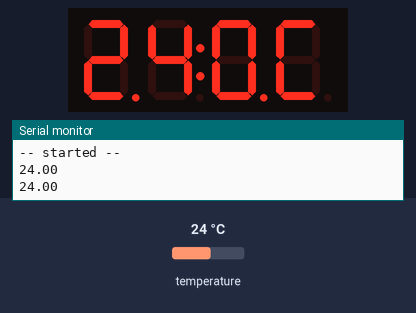
Bench run of a program on a simulated ESP8266 (Wemos D1 mini). On the bench: 4-digit seven-segment display, the last lines printed to the serial monitor. The inputs (shaded band) are chosen by the test bench; at power-on: temperature 24 °C.

Above: at 4.8 s.
4.9 s: temperature set to 12 °C
At 7.5 s:
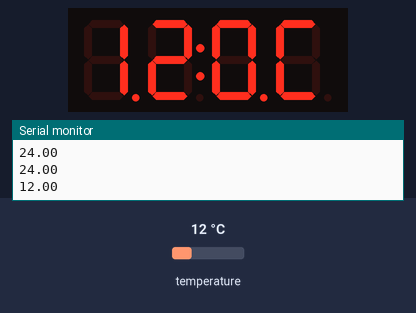
7.9 s: temperature set to 19 °C
At 9.1 s:
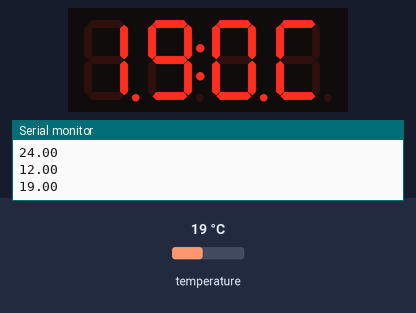
10.9 s: temperature set to 28 °C
At 13.6 s:
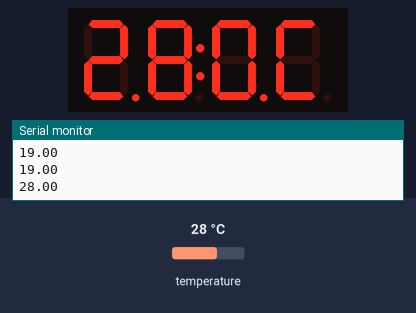
Timing chart, 0 to 15.1 s (numbered marks = the images above; inputs shaded):
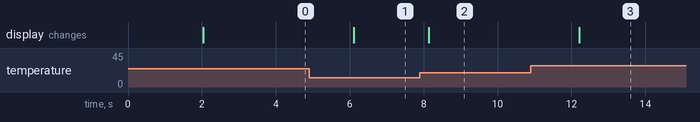

The program:

main.cpp
```cpp
#include <Arduino.h>
#include <TM1637Display.h>
#include <DHTesp.h>

#ifdef ESP32
#pragma message(THIS EXAMPLE IS FOR ESP8266 ONLY!)
#error Select ESP8266 board.
#endif

#define LETTER_C SEG_A | SEG_D | SEG_E | SEG_F


DHTesp dht;
TM1637Display display(  D2, // CLOCK Blanc
                        D3); // DATA Jaune

void setup() {
  Serial.begin(9600);
  Serial.println("-- started --");
  dht.setup(D1, DHTesp::DHT22);
  display.setBrightness(0x0f);
}

void loop() {
  delay(2000);
  float temperature = dht.getTemperature();
  Serial.println(temperature);
  uint8_t data[] = { LETTER_C };
  display.showNumberDecEx(temperature*10, 0b11100000, false, 3, 0);
  display.setSegments(data, 1, 3);
}
```

Measured:
- after the input at 4.9 s, the display: changes after 1.2 s (image 1)
- after the input at 7.9 s, the display: changes after 0.24 s (image 2)
- after the input at 10.9 s, the display: changes after 1.3 s (image 3)
